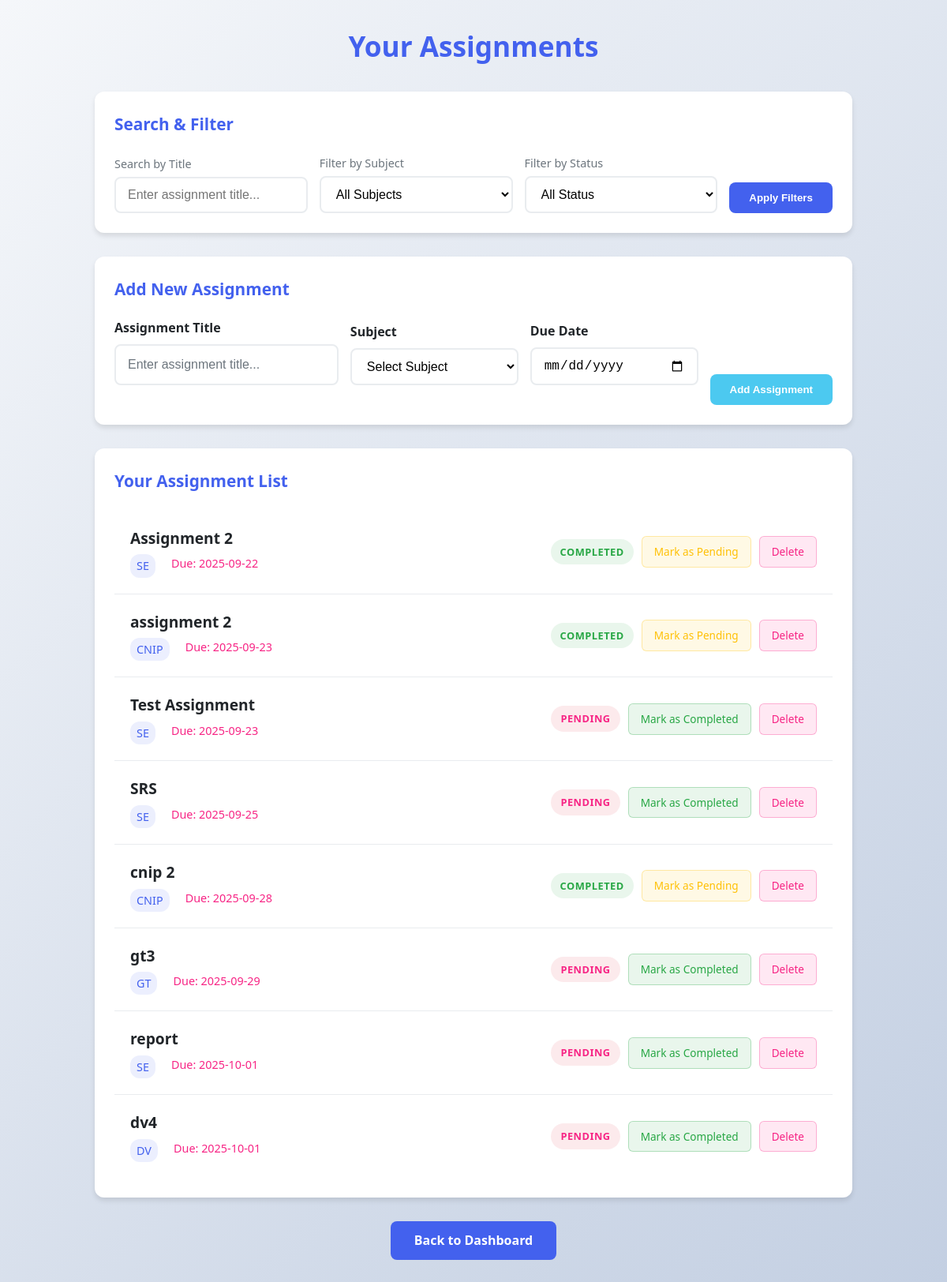
Screenshot of /assignments (signed in) with the database file from the repository.
### tables this page shows
CREATE TABLE assignments (
            id INTEGER PRIMARY KEY AUTOINCREMENT,
            user_id INTEGER NOT NULL,
            subject_id INTEGER NOT NULL,
            title TEXT NOT NULL,
            due_date TEXT NOT NULL,
            completed INTEGER DEFAULT 0,
            FOREIGN KEY(user_id) REFERENCES users(id) ON DELETE CASCADE,
            FOREIGN KEY(subject_id) REFERENCES subjects(id) ON DELETE CASCADE
        );

CREATE TABLE subjects (
            id INTEGER PRIMARY KEY AUTOINCREMENT,
            user_id INTEGER NOT NULL,
            name TEXT NOT NULL,
            FOREIGN KEY(user_id) REFERENCES users(id) ON DELETE CASCADE
        );

### app.py (the view, shortened to what this page needs)
@app.route('/assignments', methods=['GET', 'POST'])
@login_required
def assignments():
    conn = sqlite3.connect('database.db')
    c = conn.cursor()
    c.execute("SELECT id, name FROM subjects WHERE user_id = ?", (current_user.id,))
    subjects = c.fetchall()
    filter_subject = request.form.get('filter_subject')
    filter_status = request.form.get('filter_status')
    search_title = request.form.get('search_title')
    query = '''
        SELECT a.id, a.title, a.due_date, a.completed, s.name
        FROM assignments a
        JOIN subjects s ON a.subject_id = s.id
        WHERE a.user_id = ?
    '''
    params = [current_user.id]
    if filter_subject and filter_subject != 'all':
        query += " AND s.id = ?"
        params.append(filter_subject)
    if filter_status and filter_status != 'all':
        if filter_status == 'completed':
            query += " AND a.completed = 1"
        elif filter_status == 'pending':
            query += " AND a.completed = 0"
    if search_title:
        query += " AND a.title LIKE ?"
        params.append(f"%{search_title}%")
    query += " ORDER BY a.due_date"
    c.execute(query, params)
    assignments_list = c.fetchall()
    conn.close()
    return render_template('assignments.html', assignments=assignments_list, subjects=subjects)

### app.py (called while the page is built)
@login_manager.user_loader
def load_user(user_id):
    conn = sqlite3.connect('database.db')
    c = conn.cursor()
    c.execute("SELECT * FROM users WHERE id = ?", (user_id,))
    user = c.fetchone()
    conn.close()
    if user:
        return User(user[0], user[1], user[2])
    return None

### templates/assignments.html (shortened to what this page needs)
<!DOCTYPE html>
<html>
<head>
    <link rel="stylesheet" type="text/css" href="{{ url_for('static', filename='style.css') }}">
</head>
<body class="assignments-page">
    <div class="assignments-container">
        <h2>Your Assignments</h2>
        <section class="filter-section">
            <h3>Search & Filter</h3>
            <form method="post" class="filter-form">
                <div class="filter-group">
                    <label class="filter-label">Search by Title</label>
                    <input type="text" name="search_title" placeholder="Enter assignment title..."
                           class="filter-input" value="{{ request.form.search_title or '' }}">
                </div>
                <div class="filter-group">
                    <label class="filter-label">Filter by Subject</label>
                    <select name="filter_subject" class="filter-select">
                        <option value="all">All Subjects</option>
                    </select>
                </div>
                <div class="filter-group">
                    <label class="filter-label">Filter by Status</label>
                    <select name="filter_status" class="filter-select">
                        <option value="all">All Status</option>
                    </select>
                </div>
                <button type="submit" class="filter-btn">Apply Filters</button>
            </form>
        </section>
        <section class="add-assignment-section">
            <h3>Add New Assignment</h3>
            <form method="post" class="add-form">
                <div class="form-group">
                    <label class="form-label">Assignment Title</label>
                    <input type="text" name="title" placeholder="Enter assignment title..." class="form-input" required>
                </div>
                <div class="form-group">
                    <label class="form-label">Subject</label>
                    <select name="subject_id" class="form-select" required>
                        <option value="">Select Subject</option>
                    </select>
                </div>
                <div class="form-group">
                    <label class="form-label">Due Date</label>
                    <input type="date" name="due_date" class="form-date" required>
                </div>
                <button type="submit" class="add-btn">Add Assignment</button>
            </form>
        </section>
        <section class="assignments-list-section">
            <h3>Your Assignment List</h3>
            {% if assignments %}
            <ul class="assignments-list">
                {% for assignment in assignments %}
                <li class="assignment-item">
                    <div class="assignment-info">
                        <div class="assignment-title">{{ assignment[1] }}</div>
                        <div class="assignment-meta">
                            <span class="assignment-subject">{{ assignment[4] }}</span>
                            <span class="assignment-due">Due: {{ assignment[2] }}</span>
                        </div>
                    </div>
                    <div class="assignment-actions">
                        {% if assignment[3] == 1 %}
                            <span class="status-badge status-completed">Completed</span>
                            <a href="{{ url_for('pending_assignment', assignment_id=assignment[0]) }}"
                               class="action-btn btn-pending">Mark as Pending</a>
                        {% else %}
                            <span class="status-badge status-pending">Pending</span>
                            <a href="{{ url_for('complete_assignment', assignment_id=assignment[0]) }}"
                               class="action-btn btn-complete">Mark as Completed</a>
                        {% endif %}
                        <a href="{{ url_for('delete_assignment', assignment_id=assignment[0]) }}"
                           class="action-btn btn-delete"
                           onclick="return confirm('Are you sure you want to delete this assignment?');">
                            Delete
                        </a>
                    </div>
                </li>
                {% endfor %}
            </ul>
            {% else %}
            <div class="empty-state">
                <i>📝</i>
                <h3>No assignments found</h3>
                <p>Add your first assignment using the form above!</p>
            </div>
            {% endif %}
        </section>
        <div class="back-link">
            <a href="/dashboard" class="back-btn">Back to Dashboard</a>
        </div>
    </div>
</body>
</html>

### rows the page displays
assignments: title "Assignment 2", name "SE", due_date "2025-09-22"
assignments: title "assignment 2", name "CNIP", due_date "2025-09-23"
assignments: title "Test Assignment", name "SE", due_date "2025-09-23"
assignments: title "SRS", name "SE", due_date "2025-09-25"
assignments: title "cnip 2", name "CNIP", due_date "2025-09-28"
assignments: title "gt3", name "GT", due_date "2025-09-29"
assignments: title "report", name "SE", due_date "2025-10-01"
assignments: title "dv4", name "DV", due_date "2025-10-01"
